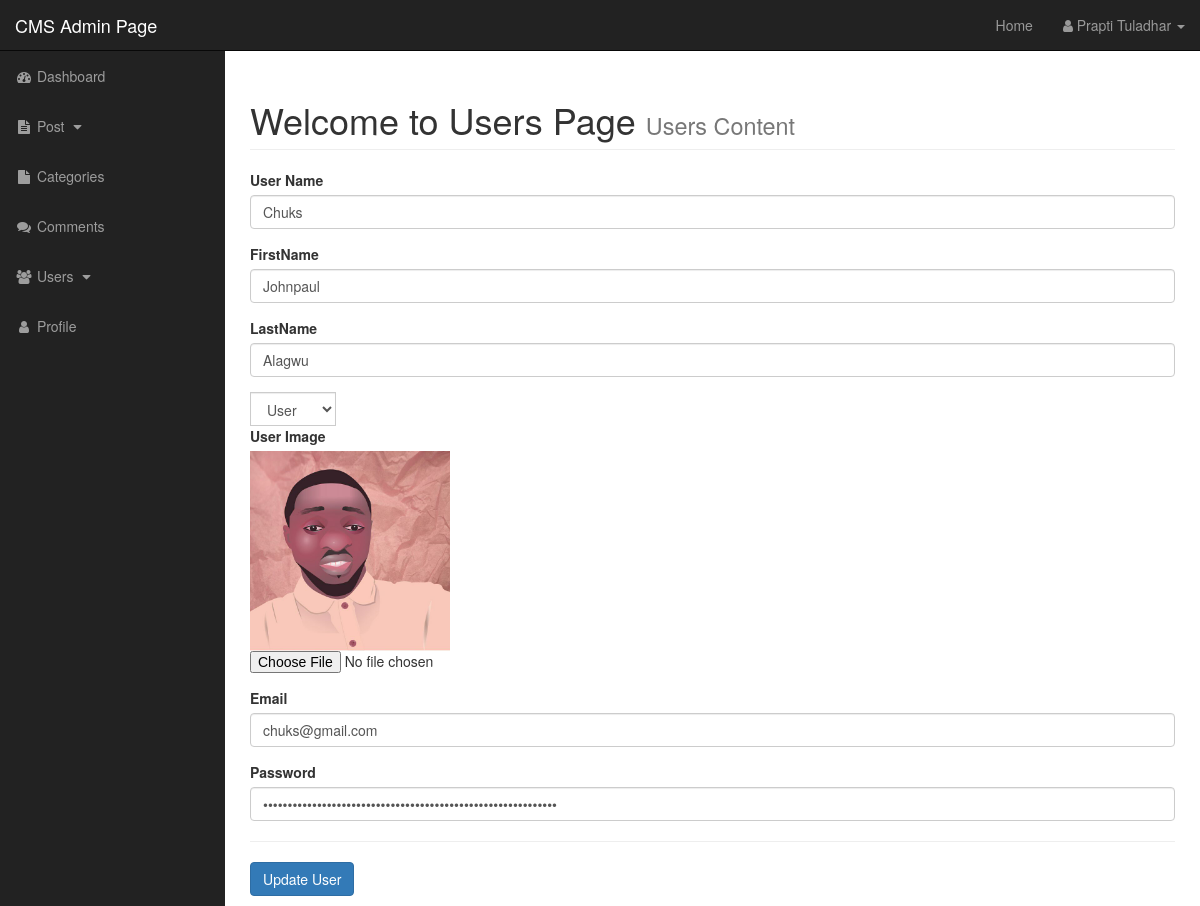
/admin/users.php?source=edit_user&u_id=2 (signed in), run on the app's committed database.
### tables this page shows
CREATE TABLE IF NOT EXISTS `users` (
  `user_id` int(3) NOT NULL AUTO_INCREMENT,
  `user_name` varchar(255) NOT NULL,
  `user_firstname` varchar(255) NOT NULL,
  `user_lastname` varchar(255) NOT NULL,
  `user_password` varchar(255) NOT NULL,
  `user_email` varchar(255) NOT NULL,
  `user_image` text NOT NULL,
  `user_role` varchar(255) NOT NULL,
  `randsalt` varchar(255) NOT NULL,
  PRIMARY KEY (`user_id`)
);

### admin/includes/admin_edit_user.php (the view, shortened to what this page needs)
<?php
if (isset($_GET['u_id'])) {
	$user_id = $_GET['u_id'];
} else {
	echo "Wrong User ID";
}
$query = "SELECT * FROM users WHERE user_id='{$user_id}'";
$run_query = mysqli_query($con, $query);
while ($row = mysqli_fetch_array($run_query)) {
	$user_name = $row['user_name'];
	$user_firstname = $row['user_firstname'];
	$user_lastname = $row['user_lastname'];
	$user_email = $row['user_email'];
	$user_password = $row['user_password'];
	$user_image = $row['user_image'];
	$user_role = $row['user_role'];
}
?>
<form role="form" action="" method="POST" enctype="multipart/form-data">
<div class="form-group">
		<label for="user_title">User Name</label>
		<input type="text" name="user_name" class="form-control" value="<?php echo $user_name; ?>" required>
	</div>
	<div class="form-group">
		<label for="user_author">FirstName</label>
		<input type="text" name="user_firstname" class="form-control" value="<?php echo $user_firstname; ?>" required>
	</div>
	<div class="form-group">
		<label for="user_status">LastName</label>
		<input type="text" name="user_lastname" class="form-control" value="<?php echo $user_lastname; ?>" required>
	</div>
		<div class="input-group">
		<select class="form-control" name="user_role" id="">
		    <option value='User'><?php echo $user_role; ?></option>
	    </select>
	</div>
		<div class="form-group">
		<label for="post_image">User Image</label>
		<img class="img-responsive" width="200" src="../img/<?php echo $user_image; ?>" alt="Photo">
		<input type="file" name="user_image">
	</div>
	<div class="form-group">
		<label for="user_tag">Email</label>
		<input type="email" name="user_email" class="form-control" value="<?php echo $user_email; ?>" required>
	</div>
	<div class="form-group">
		<label for="user_tag">Password</label>
		<input type="password" name="user_password" class="form-control" value="<?php echo $user_password; ?>" required>
	</div>
<hr>
<button type="submit" name="update_user" class="btn btn-primary" value="Update User">Update User</button>
</form>

### admin/css/sb-admin.css (style rules this page uses)
body { margin-top: 100px; background-color: #222; }
@media (min-width:768px) { body { margin-top: 50px; } }

### data on the page
users: user_name "Chuks", user_firstname "Johnpaul", user_lastname "Alagwu", user_role "User", user_image (picture), user_email "chuks@gmail.com"

### other printed values
$_SESSION['firstname'] "Prapti"
$_SESSION['lastname'] "Tuladhar"
